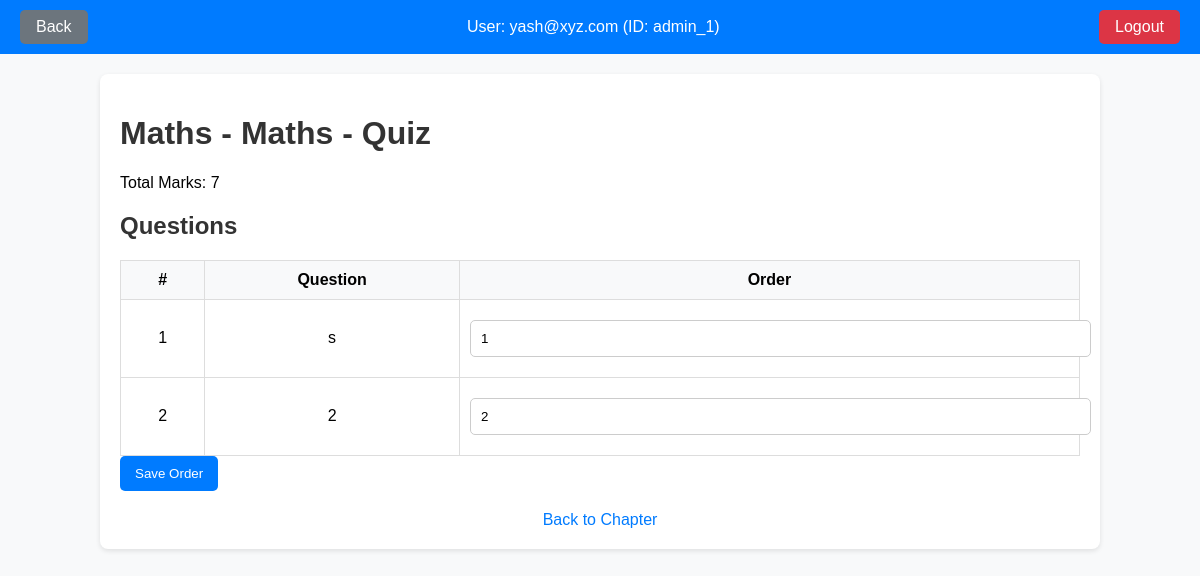
The app's page /admin/dashboard/subject/1/chapter/1/quiz/1/index_quiz (signed in) with its own data.
### controllers/model.py (models this page shows)
class Admin(db.Model):
    __tablename__ = 'Admin'
    id = db.Column(db.Integer, primary_key=True, autoincrement=True)
    name = db.Column(db.String(100), nullable=False)
    email = db.Column(db.String(120), nullable=False, unique=True)
    password = db.Column(db.String(255), nullable=False)

class Subject(db.Model):
    __tablename__ = 'Subject'
    id = db.Column(db.Integer, primary_key=True, autoincrement=True)
    name = db.Column(db.String(100), nullable=False)
    description = db.Column(db.Text)
    chapters = db.relationship('Chapter', backref='subject', lazy=True, cascade='all, delete-orphan')

class Chapter(db.Model):
    __tablename__ = 'Chapter'
    id = db.Column(db.Integer, primary_key=True, autoincrement=True)
    name = db.Column(db.String(100), nullable=False)
    description = db.Column(db.Text)
    subject_id = db.Column(db.Integer, db.ForeignKey('Subject.id', ondelete='CASCADE'), nullable=False)

class Questions(db.Model):
    __tablename__ = 'Questions'
    id = db.Column(db.Integer, primary_key=True, autoincrement=True)
    index = db.Column(db.Integer,autoincrement=True,default=0)
    text = db.Column(db.Text, nullable=False)
    quiz_id = db.Column(db.Integer, db.ForeignKey('Quiz.id', ondelete='CASCADE'), nullable=False)
    option1 = db.Column(db.String(255), nullable=False)
    option2 = db.Column(db.String(255), nullable=False)
    option3 = db.Column(db.String(255), nullable=False)
    option4 = db.Column(db.String(255), nullable=False)
    correct_option = db.Column(db.Integer, nullable=False)
    marks = db.Column(db.Integer, nullable=False)

### app.py (the view)
@app.route('/admin/dashboard/subject/<int:subject_id>/chapter/<int:chapter_id>/quiz/<int:quiz_id>/index_quiz',methods =['GET','POST'])
@login_required
def index_quiz(subject_id,chapter_id,quiz_id):
    return index_Quiz(subject_id,chapter_id,quiz_id)

### app.py (called while the page is built)
@login_manager.user_loader
def load_user(user_id):
    role, user_id = user_id.split("_")
    if role == 'admin':
        admin = Admin.query.get(int(user_id))
        if admin:
            return UserLogin(f"admin_{admin.id}", "admin",admin.email)
    elif role == 'user':
        user = User.query.get(int(user_id))
        if user:
            return UserLogin(f"user_{user.id}", "user",user.email)
    return None

### controllers/admin.py (called while the page is built, shortened)
def index_Quiz(subject_id,chapter_id,quiz_id):
    if current_user.role != "admin":
        return redirect(url_for('home'))
    subject = Subject.query.get_or_404(subject_id)
    chapter = Chapter.query.get_or_404(chapter_id)
    quiz = Quiz.query.get_or_404(quiz_id)
    if subject.id != chapter.subject_id or quiz.chapter_id != chapter.id:
        flash("Invalid request. Please check your data.", "error")
        return redirect(url_for('admin_chapter', subject_id=subject_id))
    if request.method == 'GET':
        questions = Questions.query.filter_by(quiz_id=quiz_id).all()
        total_marks = get_total_marks(quiz_id)
        return render_template('admin/index_quiz.html', questions=questions, total_marks=total_marks, chapter=chapter, subject=subject, quiz=quiz)
    return redirect(url_for('index_quiz', subject_id=subject_id, chapter_id=chapter_id, quiz_id=quiz_id))

### controllers/function.py (called while the page is built)
def get_total_marks(quiz_id):
    total_marks = db.session.query(func.sum(Questions.marks)).filter(Questions.quiz_id == quiz_id).scalar()
    return total_marks if total_marks is not None else 0

### templates/admin/index_quiz.html (shortened to what this page needs)
<!DOCTYPE html>
<html lang="en">
<head>
</head>
<body>
    <div class="header">
        <a href="{{ url_for('manage_question',subject_id=subject.id,chapter_id=chapter.id,quiz_id=quiz.id) }}"
            class="back-btn">Back</a>
        <div class="user-info">
            <span>User: {{ current_user.email }} (ID: {{ current_user.id }})</span>
        </div>
        <a href="{{ url_for('logout') }}" class="logout-btn">Logout</a>
    </div>
    <div class="container">
        <h1>{{ subject.name }} - {{ chapter.name }} - Quiz</h1>
        <p>Total Marks: {{ total_marks }}</p>
        <h2>Questions</h2>
        <form action="{{ url_for('index_quiz', subject_id=subject.id, chapter_id=chapter.id, quiz_id=quiz.id) }}"
            method="post">
            <table class="table">
                <thead>
                    <tr>
                        <th>#</th>
                        <th>Question</th>
                        <th>Order</th>
                    </tr>
                </thead>
                <tbody>
                    {% for question in questions %}
                    <tr>
                        <td>{{ loop.index }}</td>
                        <td>{{ question.text }}</td>
                        <td>
                            <input type="number" name="index_{{ question.id }}" value="{{ question.index }}" min="1"
                                required>
                        </td>
                    </tr>
                    {% endfor %}
                </tbody>
            </table>
            <button type="submit" class="btn btn-primary">Save Order</button>
        </form>
        <div class="footer">
            <a href="{{ url_for('admin_chapter', subject_id=subject.id) }}">Back to Chapter</a>
        </div>
    </div>
</body>
</html>

### templates/admin/index_quiz.html (style rules this page uses)
body { font-family: Arial, sans-serif; margin: 0; padding: 0; background-color: #f8f9fa; }
.container { width: 80%; margin: 20px auto; background-color: white; padding: 20px; border-radius: 8px; box-shadow: 0 2px 5px rgba(0, 0, 0, 0.1); }
h1, h2, h3 { color: #333; }
input, textarea { width: 100%; padding: 10px; margin: 10px 0; border: 1px solid #ccc; border-radius: 5px; }
button { padding: 10px 15px; border: none; background-color: #007bff; color: white; border-radius: 5px; cursor: pointer; }
table { width: 100%; border-collapse: collapse; margin-top: 20px; }
th, td { padding: 10px; border: 1px solid #ddd; text-align: center; }
th { background-color: #f8f9fa; }
.footer { margin-top: 20px; text-align: center; }
.footer a { text-decoration: none; color: #007bff; }
.header { display: flex; justify-content: space-between; align-items: center; padding: 10px 20px; background-color: #007bff; color: white; }
.header .user-info { font-size: 16px; }
.logout-btn { background-color: #dc3545; padding: 8px 16px; border-radius: 5px; text-decoration: none; color: white; }
.header .back-btn { background-color: #6c757d; padding: 8px 16px; border-radius: 5px; text-decoration: none; color: white; }

### records on screen
Admin: email "yash@xyz.com"
Subject: name "Maths"
Chapter: name "Maths"
Questions: text "s", id "1"
Questions: text "2", id "2"

### other values on screen
{{ current_user.id }} "admin_1"
{{ total_marks }} "7"
